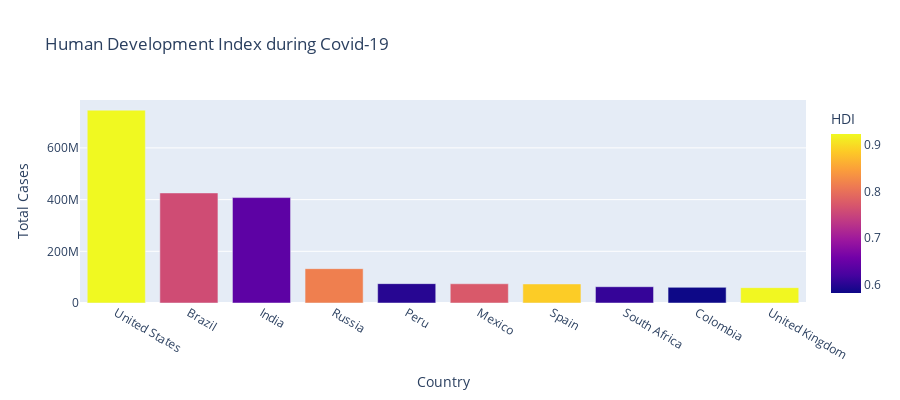

Notebook code for this chart:
### Markdown cell above
### Human Development Index

### Code cell
fig = px.bar(Top10cases, x='Country', y='Total Cases',
             hover_data=['Population', 'Total Deaths'], 
             color='HDI', height=400, 
             title="Human Development Index during Covid-19")
fig.show()

### Figure 1 — Plotly figure (JSON) as saved in the notebook; plotly's stock layout.template omitted (floating-point values rounded to 4 significant figures)
{"data": [{"alignmentgroup": "True", "customdata": [[19.62, 26477574], [19.17, 14340567], [21.05, 7247327], [18.8, 2131571], [17.31, 3020038], [18.67, 7295850], [17.66, 5510624], [17.9, 1357682], [17.75, 1936134], [18.03, 7249573]], "hovertemplate": "Country=%{x}<br>Total Cases=%{y}<br>Population=%{customdata[0]}<br>Total Deaths=%{customdata[1]}<br>HDI=%{marker.color}<extra></extra>", "legendgroup": "", "marker": {"color": [0.924, 0.759, 0.64, 0.816, 0.5995, 0.774, 0.888, 0.6087, 0.5818, 0.922], "coloraxis": "coloraxis", "pattern": {"shape": ""}}, "name": "", "offsetgroup": "", "orientation": "v", "showlegend": false, "textposition": "auto", "type": "bar", "x": ["United States", "Brazil", "India", "Russia", "Peru", "Mexico", "Spain", "South Africa", "Colombia", "United Kingdom"], "xaxis": "x", "y": [746014098, 425704517, 407771615, 132888951, 74882695, 74347548, 73717676, 63027659, 60543682, 59475032], "yaxis": "y"}], "layout": {"barmode": "relative", "coloraxis": {"colorbar": {"title": {"text": "HDI"}}, "colorscale": [[0, "#0d0887"], [0.1111, "#46039f"], [0.2222, "#7201a8"], [0.3333, "#9c179e"], [0.4444, "#bd3786"], [0.5556, "#d8576b"], [0.6667, "#ed7953"], [0.7778, "#fb9f3a"], [0.8889, "#fdca26"], [1, "#f0f921"]]}, "height": 400, "legend": {"tracegroupgap": 0}, "title": {"text": "Human Development Index during Covid-19"}, "xaxis": {"anchor": "y", "domain": [0, 1], "title": {"text": "Country"}}, "yaxis": {"anchor": "x", "domain": [0, 1], "title": {"text": "Total Cases"}}}}
